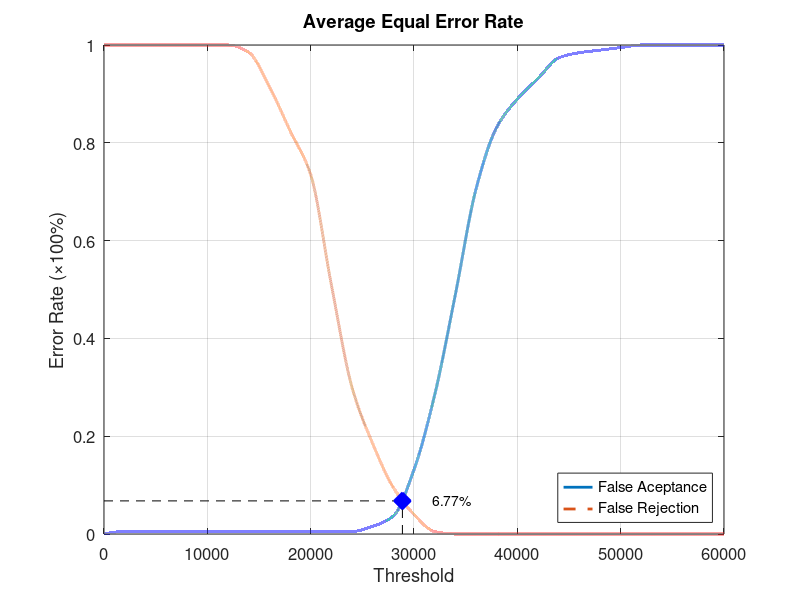
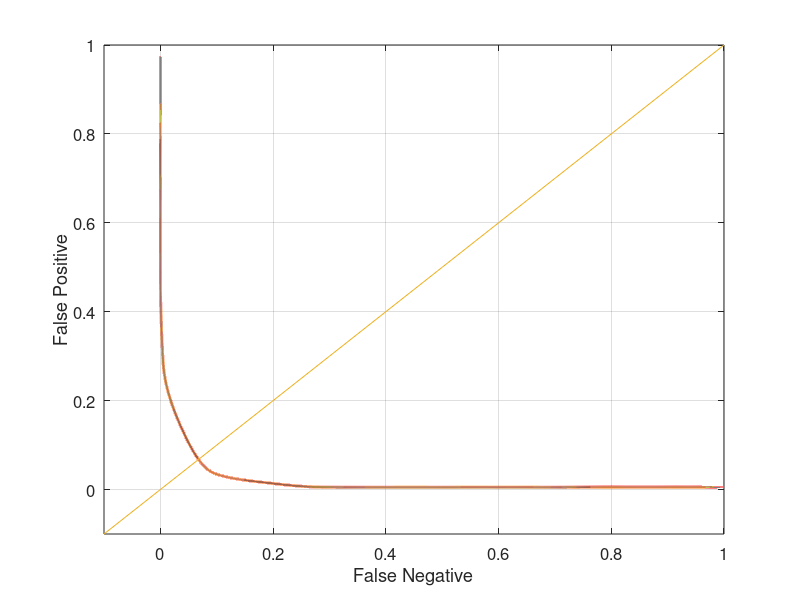

These figures' MATLAB source, in order:
function yEER = Database5_2
close all;
clear;
clc;
x = 0:2000:60000;
xq = 0:0.5:60000;

y0 = [0 0.00526316 0.00526316 0.00526316 0.00526316 0.00526316 0.00526316 0.00526316 0.00526316 0.00526316 0.00526316 0.00526316 0.00526316 0.0157895 0.0368421 0.131579 0.284211 0.489474 0.705263 0.831579 0.889474 0.931579 0.973684 0.984211 0.989474 0.994737 1 1 1 1 1];
yy0 = interp1(x, y0, xq, 'pchip');
y1 = [1 1 1 1 1 1 1 0.985 0.915 0.825 0.735 0.51 0.3 0.185 0.095 0.04 0.005 0 0 0 0 0 0 0 0 0 0 0 0 0 0];
yy1 = interp1(x, y1, xq, 'pchip');

% Calculating EER: 
y2 = abs(y0 - y1);
find(y2 == min(y2))
yy2 = abs(yy0 - yy1);
xEER = find(yy2 == min(yy2));
xEERIndex = xq(xEER) % X-axis EER
yEER = yy0(xEER) % Y-axis EER

main = figure
plot(xq, yy0,'-','LineWidth', 2);	hold on
plot(xq, yy1,'--','LineWidth', 2);	hold on
plot([xEERIndex xEERIndex], [0 yEER], 'k--');	hold on
plot([0 xEERIndex], [yEER yEER], 'k--');	hold on
plot(xEERIndex, yEER, 'bx', 'LineWidth', 10);	hold on
text(xEERIndex + 10 * xEERIndex / 100, yEER, [num2str(round((10000 * yEER)) / 100) '%'])
legend('False Aceptance', 'False Rejection', 'Location', 'SouthEast')
xlabel('Threshold')
ylabel('Error Rate (\times100%)')
title('Average Equal Error Rate')
set(gca, 'FontSize', 12)
axis([0 60000 0 1])
grid on

print(main, 'Database5_2Main', '-dpng');
FNRxFPR = figure('Color', [1 1 1]);
plot(yy1, yy0, '-', yy1, yy0, 'LineWidth', 2);
hold on
y = -0.1:0.1:1
plot(y, y); 
set(gca, 'FontSize', 12)
xlabel('False Negative')
ylabel('False Positive')
axis([-0.1 1 -0.1 1])
set(gca, 'FontSize', 12)
grid on

print(FNRxFPR, 'Database5_2FNRxFPR','-dpng');
end
